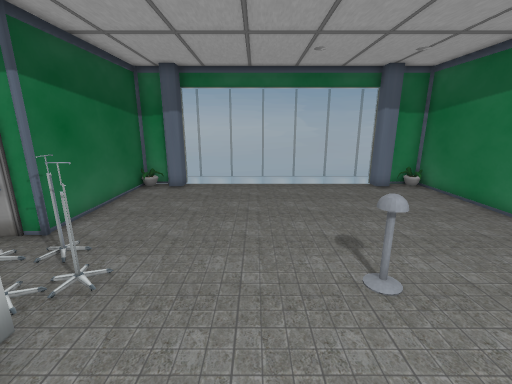
view 1 (above)

12 first-person views from a walk through a 3-D level made in the Unity game engine. The camera is 1.5 m above the floor, tilts 14° down and sees 90° across. The floor is counted in squares, 0.5 m on a side. Each view is taken from the middle of a square. On the plan, view 1 faces up. The plan holds only what a view shows up to about 19 squares ahead; the rest is blank. The player character is not drawn. Some animated figures are left out.

view 2
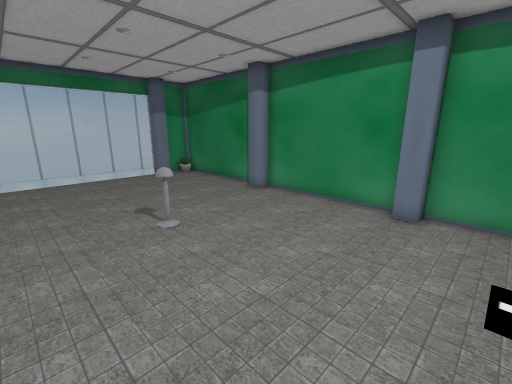

view 3
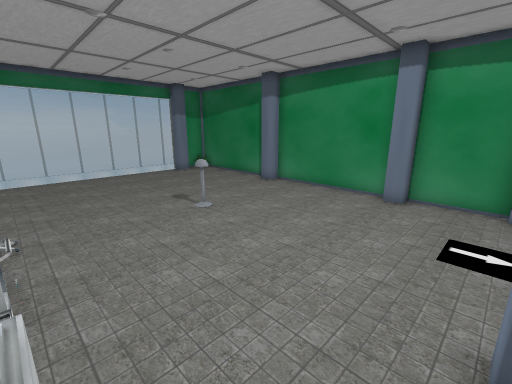

view 4
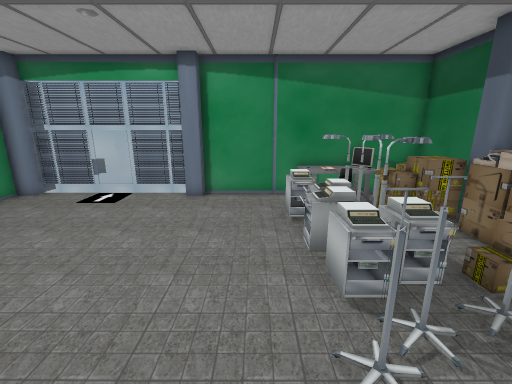

view 5
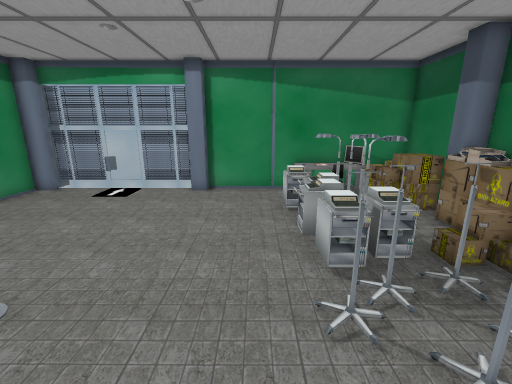

view 6
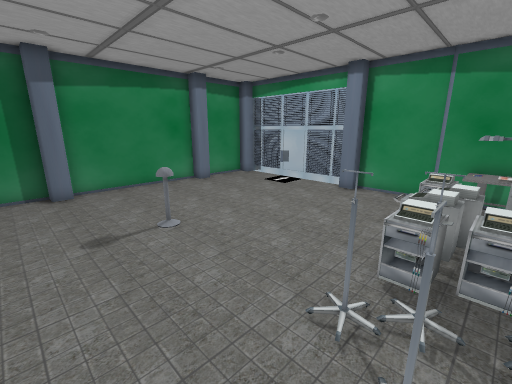

view 7
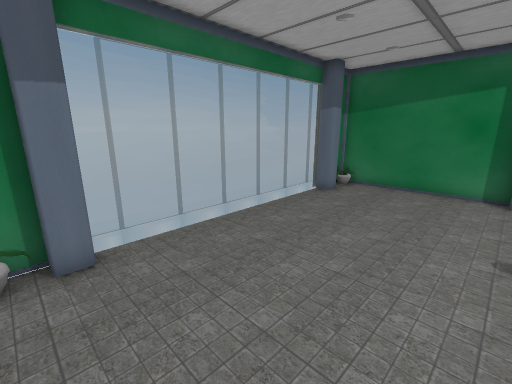

view 8
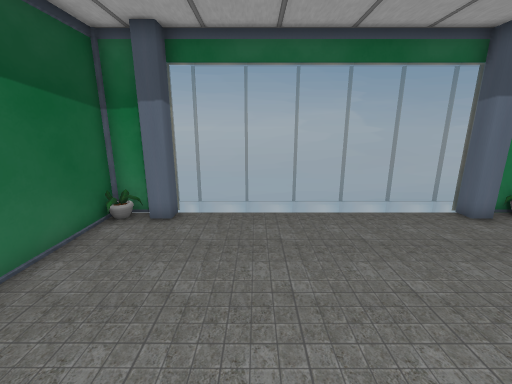

view 9
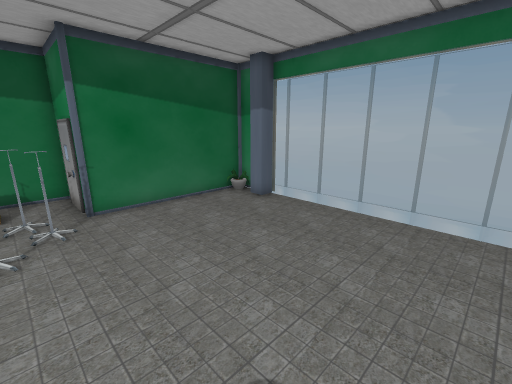

view 10
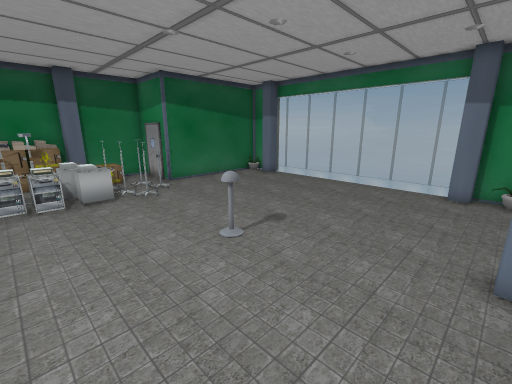

view 11
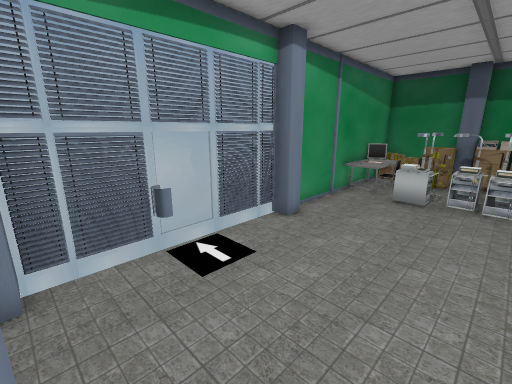

view 12
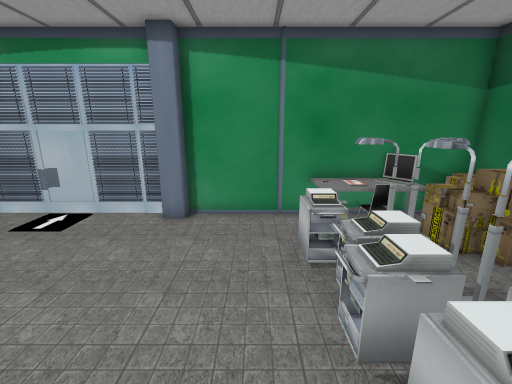

### Floor plan
Key: @ floor where view 1 was taken; # wall or solid block; x gap in a wall; . main floor; : floor 0.75 m higher than the main floor; = window, fence, low wall or low ledge; ^ raised ledge; T thing the floor can be seen under or through.
Columns run from 8 left of view 1 to 9 right of it. Each row starts with its distance up from view 1.
 14    ##=#==#=#===###
 13   ###.........##.#
 12   #..............#
 11   #..............#
 10   #..............#
  9   #..............#
  8   #..............#
  7  ##.............##
  6   ..............##
  5  .TTTT....==.....#
  4  .TTT=....==.....#
  3  .==^x...........#
  2 ^.=^^x...........#
  1 ^.##^=...........#
  0 ^..#^=..@........#
 -1 =.##==...........#
 -2  =###=...........#
 -3 ====#............#
 -4 =#=:=...........##
 -5 #########====#===
 -6                 #

Positions as (right, up) in squares from view 1, and headings:
1: (0, 0), facing up
2: (-1, -3), facing up-right
3: (-3, -4), facing up-right
4: (-2, 7), facing down
5: (-2, 8), facing down
6: (-5, 8), facing down-right
7: (-5, 7), facing up-right
8: (-1, 5), facing up
9: (4, 5), facing up-left
10: (8, 0), facing up-left
11: (8, 1), facing down-left
12: (-2, 4), facing down
